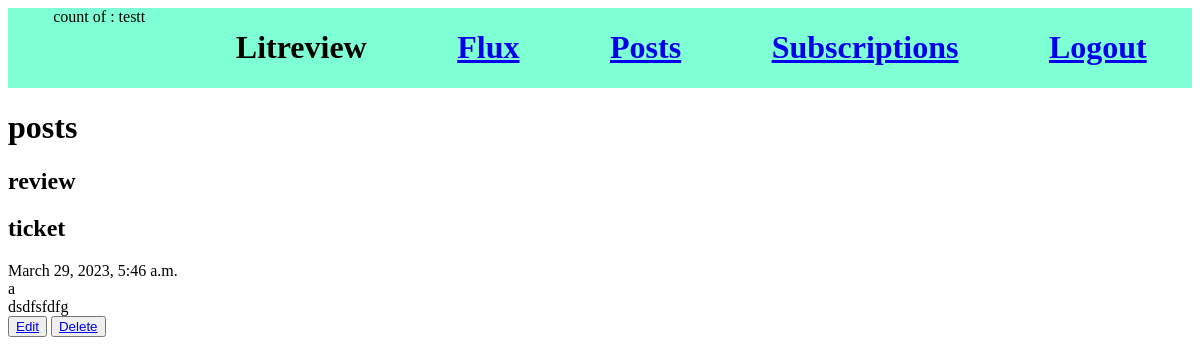
The page /dashboard/posts (signed in) on the database as committed earlier.
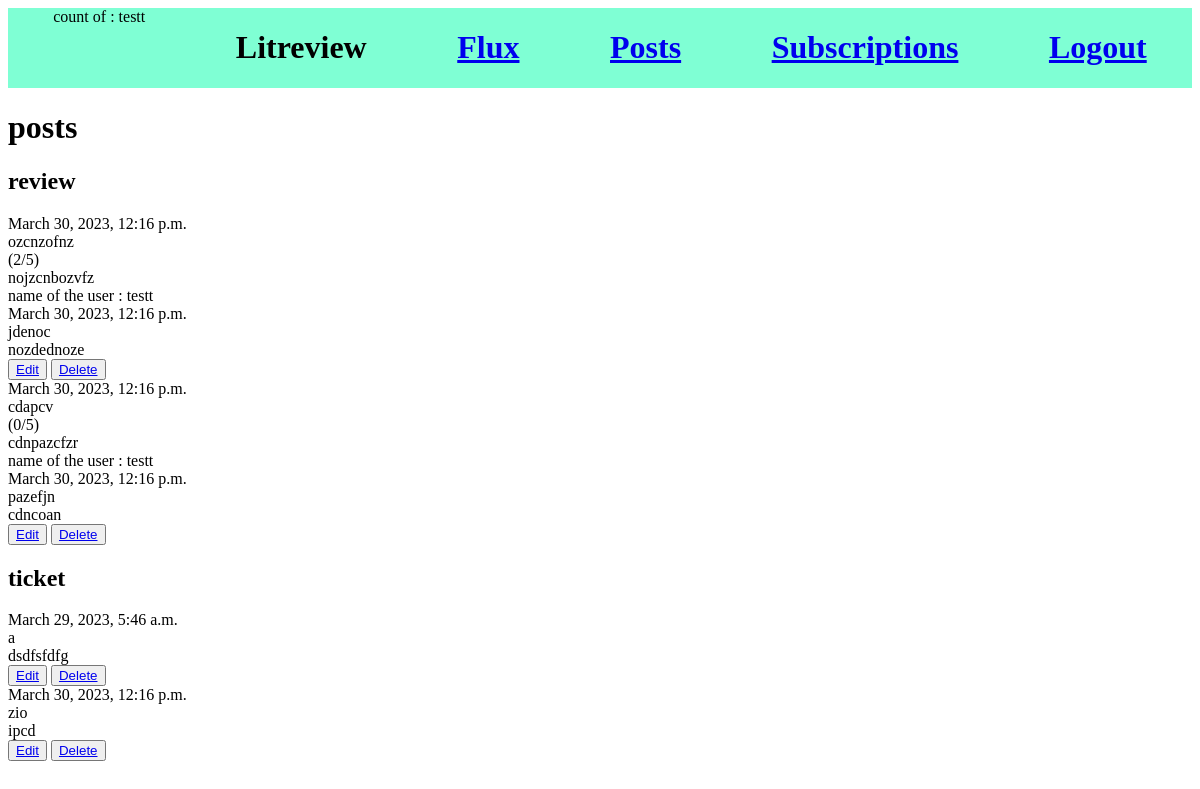
The same page on the database as committed later.
### accounts/models.py (models this page shows)
class CustomUser(AbstractUser):
    pass
    def __str__(self):
        return (f"name of the user :  {self.username}")

### reviews/models.py (models this page shows, shortened)
class Ticket(models.Model):
    title = models.CharField(max_length=128)
    slug = models.SlugField(max_length=128)
    description = models.TextField(max_length=2048, blank=True)
    user = models.ForeignKey(to=settings.AUTH_USER_MODEL, on_delete=models.CASCADE)
    image = models.ImageField(null=True, blank=True, upload_to='images')
    time_created = models.DateTimeField(auto_now_add=True)

class Review(models.Model):
    ticket = models.ForeignKey(to=Ticket, on_delete=models.CASCADE)
    rating = models.PositiveSmallIntegerField(validators=[MinValueValidator(0), MaxValueValidator(5)])
    headline = models.CharField(max_length=128)
    body = models.TextField(max_length=8192, blank=True)
    user = models.ForeignKey(to=settings.AUTH_USER_MODEL, on_delete=models.CASCADE)
    time_created = models.DateTimeField(auto_now_add=True)

### reviews/views.py (the view)
# urls.py: path("posts", posts, name="reviews-posts"),
def posts(request):
    list_review_ticket_id =[]
    ticket_no_comment = []
    review = Review.objects.filter(user=request.user)
    for i in range(len(review)):
        a = review[i].ticket_id
        list_review_ticket_id.append(a)
    tickets = Ticket.objects.filter(user=request.user)
    for tick in tickets:
        if tick.id not in list_review_ticket_id:
            ticket_no_comment.append(tick)
    return render(request, "reviews/posts.html", context ={"review":review, "ticket":ticket_no_comment})

### reviews/templates/reviews/posts.html
{% extends 'base.html' %}
{% block content %}
    <h1>posts</h1>
    <h2>review</h2>
    {% for post in review %}
    <article>
        <div>{{ post.time_created }}</div>
        <div>{{ post.headline }}</div>
        <div>({{ post.rating }}/5)</div>
        <div>{{ post.body }}</div>
        <div>{{ post.ticket.user }}</div>
        <div>{{ post.ticket.time_created }}</div>
        <div>{{ post.ticket.title }}</div>
        <div>{{ post.ticket.description }}</div>
        <button><a href="{% url 'review-edit' post.id %}" type="submit">Edit</a></button>
        <button><a href="{% url 'review-delete' post.id %}" type="submit">Delete</a></button>
    </article>
    {% endfor %}
    <h2>ticket</h2>
    {% for post in ticket %}
    <article>
        <div>{{ post.time_created }}</div>
        <div>{{ post.title }}</div>
        <div>{{ post.description }}</div>
        <button><a href="{% url 'ticket-edit' post.id %}" type="submit">Edit</a></button>
        <button><a href="{% url 'ticket-delete' post.id %}" type="submit">Delete</a></button>
    </article>
    {% endfor %}
{% endblock %}

### templates/base.html (shortened to what this page needs)
{% load static %}
<!DOCTYPE html>
<html lang="en">
<head>
    <link rel="stylesheet" type="text/css" href="{% static 'css/style1.css' %}">
</head>
<body>
    <div class="navigation_bar">
        {% if user.is_authenticated %}
        count of : {{user.username}}
        {% endif %}
        <h1>Litreview</h1>
        <a href="{% url 'reviews-main' %}"><h1>Flux</h1></a>
        <a href="{% url 'reviews-posts' %}"><h1>Posts</h1></a>
        <a href="{% url 'reviews-subscriptions' %}"><h1>Subscriptions</h1></a>
        <a href="{% url 'reviews-logout' %}"><h1>Logout</h1></a>
    </div>
{% block content %}{% endblock %}
</body>
</html>

### reviews/static/css/style1.css (style rules this page uses)
.navigation_bar { background-color: aquamarine; display: flex; justify-content: space-around; }

Rows that differ between the two databases and show on the page:
added Review: time_created "March 30, 2023, 12:16 p.m.", headline "ozcnzofnz", rating "2", body "nojzcnbozvfz", ticket.user "name of the user : testt", ticket.time_created "March 30, 2023, 12:16 p.m.", ticket "jdenoc", ticket.description "nozdednoze"
added Review: time_created "March 30, 2023, 12:16 p.m.", headline "cdapcv", rating "0", body "cdnpazcfzr", ticket.user "name of the user : testt", ticket.time_created "March 30, 2023, 12:16 p.m.", ticket "pazefjn", ticket.description "cdncoan"
added Ticket: time_created "March 30, 2023, 12:16 p.m.", title "zio", description "ipcd"
